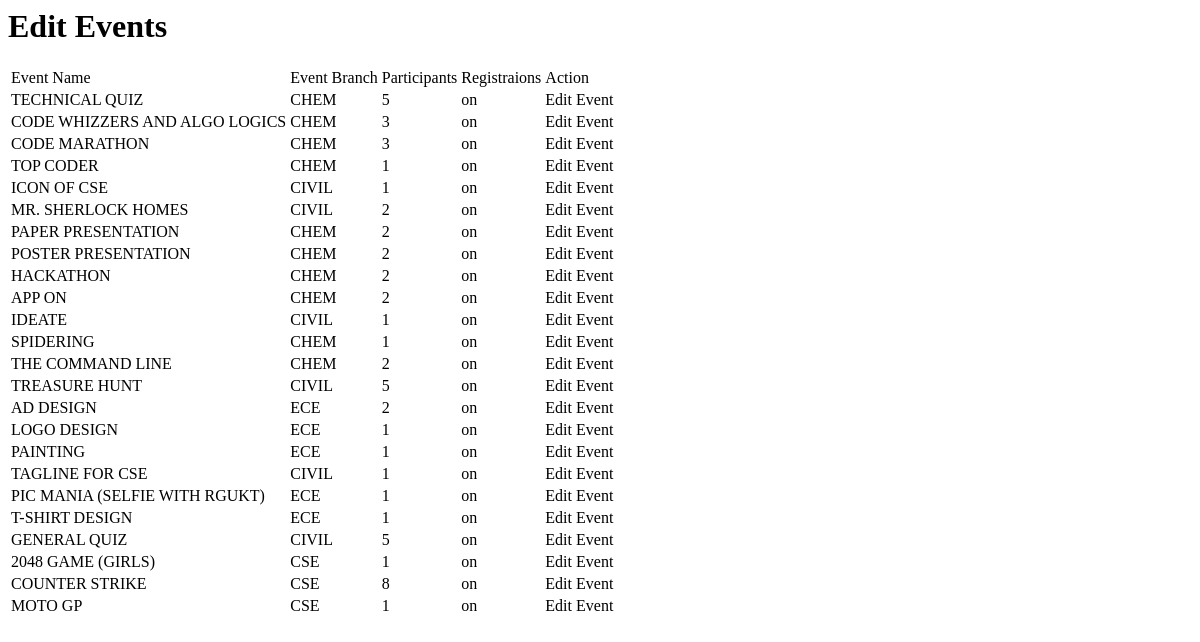
/org/manageeventdetails.php (signed in), run on the app's committed database.
### tables this page shows
CREATE TABLE IF NOT EXISTS `events` (
  `eid` int(50) NOT NULL,
  `eventname` varchar(50) NOT NULL,
  `imagename` varchar(50) NOT NULL,
  `branch` varchar(50) NOT NULL,
  `participants` int(10) NOT NULL,
  `minparticipants` int(10) NOT NULL,
  `isyearrestrictions` varchar(10) NOT NULL,
  `description` text NOT NULL,
  `instructions` text NOT NULL,
  `organizers` text NOT NULL,
  `orgcount` int(5) NOT NULL DEFAULT '0',
  `schedule` text NOT NULL,
  `prizes` text NOT NULL,
  `winners` text NOT NULL,
  `views` int(50) NOT NULL,
  `visibility` int(10) NOT NULL DEFAULT '1',
  `areregistrationson` varchar(10) NOT NULL DEFAULT 'on',
  `reg_stoppedby` varchar(50) NOT NULL,
  `timestopped` varchar(50) NOT NULL,
  `ipstopped` varchar(50) NOT NULL,
  PRIMARY KEY (`eid`)
);

### org/manageeventdetails.php (the view, shortened to what this page needs)
<?php
$getuserdata=mysql_fetch_array(mysql_query("SELECT * FROM organizers WHERE orgid='".mysql_real_escape_string($_SESSION['tz_organizer'])."'"));
$sitesettingsdat=mysql_fetch_array(mysql_query("SELECT * FROM site_settings WHERE function='Editing Events'"));
?>
    <div class="box-out">
    	<div class="box-in">
    		<div class="box-head"><h1>Edit Events</h1></div>
    		<div class="box-content">
			<?php
			if($getuserdata['role']!="Webteam")
				{
if($sitesettingsdat['value']=="off")
{
?>
	  	<div class="notification error">
    				<div class="messages">Sorry!!!  Webteam Stopped Editing Of events...Please Contact webteam<div class="close"><img src="img/icon/close.png" alt="close" /></div></div>
    			</div>
				<center><img src='img/hero.ico' width="80px"><img src='img/hero.ico' width="80px"><img src='img/hero.ico' width="80px"></center>
				<?php
}
else
{
	?>
		<div class="table">
    				<form action="#" method="post">
    					<table>
    						<thead>
    							<tr>
    								<td><div>Event Name</div></td>
    								<td><div>Event Branch</div></td>
    								<td><div>Participants</div></td>
									<td><div>Registraions</div></td>
									<td><div>Action</div></td>
    							</tr>
    						</thead>
    						<tbody>	<?php
	if($getuserdata['role']!="Webteam")
				{
	        $user_eve_data=array();
            $user_eve_data=explode("~",$getuserdata['eids']);
			$sno=0;
			for($i=0;$i<count($user_eve_data);$i++)
	{
	  $settings=mysql_query("SELECT * FROM events WHERE eid='".$user_eve_data[$i]."'");
  while($branch_cat=mysql_fetch_array($settings)){
			  $sno++; echo "<tr><td class='id".$sno."'><div class='even'>".$branch_cat['eventname']."</div></td><td class='id".$sno."'><div class='even'>".$branch_cat['branch']."</div></td><td class='id".$sno."'><div class='even'>".$branch_cat['participants']."</div></td><td class='id".$sno."'><div class='even'>".$branch_cat['areregistrationson']."</div></td><td class='id".$sno."'><div class='even'><a class='tooltip' title='Edit ".$branch_cat['eventname']."' style='cursor:pointer;' onclick='manageeventdetails(".$branch_cat['eid'].",".$sno.")'>Edit Event</a></div></td></tr>";
		   }
		   }
				}
				else
	{
			$sno=0;
	  $settings=mysql_query("SELECT * FROM events");
		  while($branch_cat=mysql_fetch_array($settings)){
			  $sno++; echo "<tr><td class='id".$sno."'><div class='even'>".$branch_cat['eventname']."</div></td><td class='id".$sno."'><div class='even'>".$branch_cat['branch']."</div></td><td class='id".$sno."'><div class='even'>".$branch_cat['participants']."</div></td><td class='id".$sno."'><div class='even'>".$branch_cat['areregistrationson']."</div></td><td class='id".$sno."'><div class='even'><a class='tooltip' title='Edit ".$branch_cat['eventname']."' style='cursor:pointer;' onclick='manageeventdetails(".$branch_cat['eid'].",".$sno.")'>Edit Event</a></div></td></tr>";
		   }
	}?>
								</tbody>
							</table>
							</form>
							</div>
							<?php
}
				}
				else
				{
					?>
					<div class="table">
    				<form action="#" method="post">
    					<table>
    						<thead>
    							<tr>
    								<td><div>Event Name</div></td>
    								<td><div>Event Branch</div></td>
    								<td><div>Participants</div></td>
									<td><div>Registraions</div></td>
									<td><div>Action</div></td>
    							</tr>
    						</thead>
    						<tbody>	<?php
	if($getuserdata['role']!="Webteam")
				{
	        $user_eve_data=array();
            $user_eve_data=explode("~",$getuserdata['eids']);
			$sno=0;
			for($i=0;$i<count($user_eve_data);$i++)
	{
	  $settings=mysql_query("SELECT * FROM events WHERE eid='".$user_eve_data[$i]."'");
  while($branch_cat=mysql_fetch_array($settings)){
			  $sno++; echo "<tr><td class='id".$sno."'><div class='even'>".$branch_cat['eventname']."</div></td><td class='id".$sno."'><div class='even'>".$branch_cat['branch']."</div></td><td class='id".$sno."'><div class='even'>".$branch_cat['participants']."</div></td><td class='id".$sno."'><div class='even'>".$branch_cat['areregistrationson']."</div></td><td class='id".$sno."'><div class='even'><a class='tooltip' title='Edit ".$branch_cat['eventname']."' style='cursor:pointer;' onclick='manageeventdetails(".$branch_cat['eid'].",".$sno.")'>Edit Event</a></div></td></tr>";
		   }
		   }
				}
				else
	{
			$sno=0;
	  $settings=mysql_query("SELECT * FROM events");
		  while($branch_cat=mysql_fetch_array($settings)){
			  $sno++; echo "<tr><td class='id".$sno."'><div class='even'>".$branch_cat['eventname']."</div></td><td class='id".$sno."'><div class='even'>".$branch_cat['branch']."</div></td><td class='id".$sno."'><div class='even'>".$branch_cat['participants']."</div></td><td class='id".$sno."'><div class='even'>".$branch_cat['areregistrationson']."</div></td><td class='id".$sno."'><div class='even'><a class='tooltip' title='Edit ".$branch_cat['eventname']."' style='cursor:pointer;' onclick='manageeventdetails(".$branch_cat['eid'].",".$sno.")'>Edit Event</a></div></td></tr>";
		   }
	}?>
								</tbody>
							</table>
							</form>
							</div>
							<?php
				}
?>
</div></div></div></div>

### data on the page
events: eventname "TECHNICAL QUIZ", branch "CHEM", participants "5", areregistrationson "on"
events: eventname "CODE WHIZZERS AND ALGO LOGICS", branch "CHEM", participants "3", areregistrationson "on"
events: eventname "CODE MARATHON", branch "CHEM", participants "3", areregistrationson "on"
events: eventname "TOP CODER", branch "CHEM", participants "1", areregistrationson "on"
events: eventname "ICON OF CSE", branch "CIVIL", participants "1", areregistrationson "on"
events: eventname "MR. SHERLOCK HOMES", branch "CIVIL", participants "2", areregistrationson "on"
events: eventname "PAPER PRESENTATION", branch "CHEM", participants "2", areregistrationson "on"
events: eventname "POSTER PRESENTATION", branch "CHEM", participants "2", areregistrationson "on"
events: eventname "HACKATHON", branch "CHEM", participants "2", areregistrationson "on"
events: eventname "APP ON", branch "CHEM", participants "2", areregistrationson "on"
events: eventname "IDEATE", branch "CIVIL", participants "1", areregistrationson "on"
events: eventname "SPIDERING", branch "CHEM", participants "1", areregistrationson "on"
events: eventname "THE COMMAND LINE", branch "CHEM", participants "2", areregistrationson "on"
events: eventname "TREASURE HUNT", branch "CIVIL", participants "5", areregistrationson "on"
events: eventname "AD DESIGN", branch "ECE", participants "2", areregistrationson "on"
events: eventname "LOGO DESIGN", branch "ECE", participants "1", areregistrationson "on"
events: eventname "PAINTING", branch "ECE", participants "1", areregistrationson "on"
events: eventname "TAGLINE FOR CSE", branch "CIVIL", participants "1", areregistrationson "on"
events: eventname "PIC MANIA (SELFIE WITH RGUKT)", branch "ECE", participants "1", areregistrationson "on"
events: eventname "T-SHIRT DESIGN", branch "ECE", participants "1", areregistrationson "on"
events: eventname "GENERAL QUIZ", branch "CIVIL", participants "5", areregistrationson "on"
events: eventname "2048 GAME (GIRLS)", branch "CSE", participants "1", areregistrationson "on"
events: eventname "COUNTER STRIKE", branch "CSE", participants "8", areregistrationson "on"
events: eventname "MOTO GP", branch "CSE", participants "1", areregistrationson "on"
